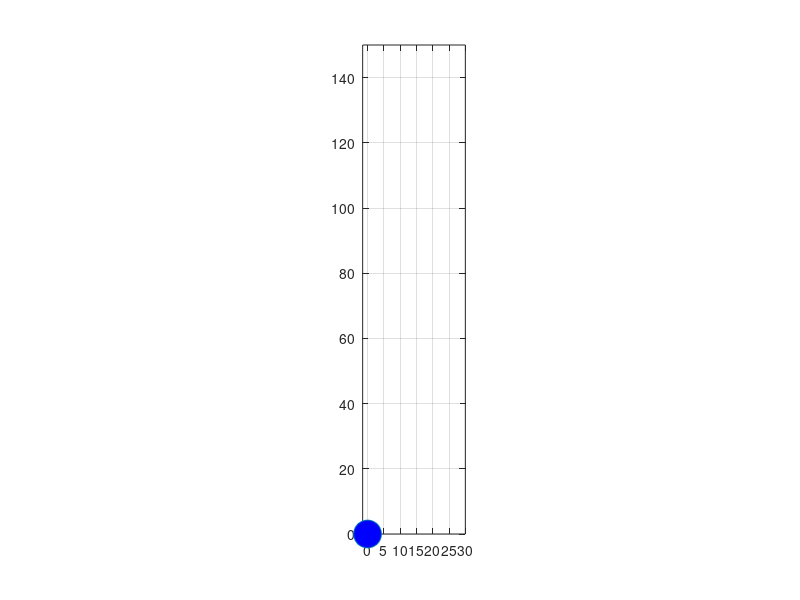

MATLAB code to generate this figure: (Note: this script raises an error after producing the figure.)
clear;
close all;

dt = 0.01; %%時間刻み=離散時間Tsとして使用
Tfin = 3; %シミュレーション終了時間
t1 = [0:dt:Tfin];

u1 = ones(1,length(t1))*4; %入力μ1, 正の定数を用いて時間z1を単調増加させる 
u2 = ones(1,length(t1))*4; %入力μ2

zi = zeros(length(t1),3);
zi(1,:) = [0 0 0]; %状態z = [z1, z2, z3]T の初期値を設定

h = plot(zi(1,1),zi(1,3), 'o', 'MarkerSize' ,20, 'MarkerFaceColor', 'b');

hold on;
axis equal;
grid on;

axis([-1.5 30 0 150])

for i = 1:length(t1)-1
    
    zi(i+1,1) = zi(i,1) + u1(i)*dt;
    zi(i+1,2) = zi(i,2) + u2(i)*u1(i)*dt;
    zi(i+1,3) = zi(i,3) + zi(i,2)*u1(i)*dt;

    set(h, 'XData', zi(i,1),'YData', zi(i,3));

    drawnow;

    F = getframe;
      % RGBデータをインデックス付きデータに変更
      [X,map] = rgb2ind(F.cdata,256);
      if i==1
          % GIFファイルに書き出し
          imwrite(X,map,'twowheels.gif')
      else
          % 2回目以降は'append'でアニメーションを作成
          imwrite(X,map,'twowheels.gif','WriteMode','append')
      end

end
